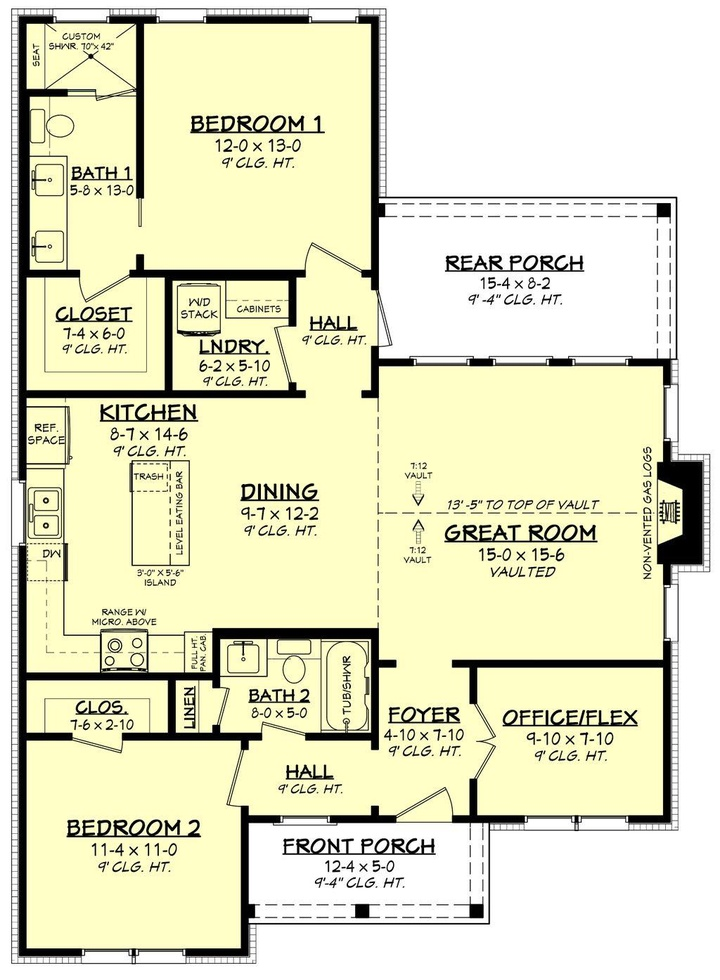
#> input picture data/images/test/20_15.jpg, 720 x 980 px, shrunk from 1024 x 1395 before the run; its folder holds only this picture in this run
$ python prep_split_and_weaklabels_improved.py --in_dir data/images/test
#> lines starting #> are read from the running program, lines starting #| are printed output that depends on the picture; after the words box and inside, x2 and y2 are one past the last pixel; in counts of white or black regions, pixels touching at a corner belong together; pictures that were not available may be replaced by others from this repository, and a replacement may not be noted
#!/usr/bin/env python3
"""
Usage:
  python prep_split_and_weaklabels.py \
      --in_dir "/path/to/your/plans" \
      --out_root "./data" \
      --val_ratio 0.15 --test_ratio 0.10 \
      --copy            # omit to use symlinks

It will create:
  data/
    images/{train,val,test}/*.png|jpg
    masks/{train,val}/*.png      # weak masks:
                                  # 0 = background
                                  # 1 = walls (lines / shell)
                                  # 4 = rooms (interiors)

NOTE:
  - This script does NOT auto-detect doors/windows.
  - Classes 2 (door) and 3 (window) are reserved for
    future/manual/YOLO annotations.
"""

import os, sys, glob, shutil, random, argparse
from pathlib import Path
import numpy as np
import cv2

SEED = 42
random.seed(SEED)
np.random.seed(SEED)

# -----------------------------------------------------------------------------
# I/O helpers
# -----------------------------------------------------------------------------

def imread_any(p: str) -> np.ndarray:
    img = cv2.imread(p, cv2.IMREAD_COLOR)
    if img is None:
        raise FileNotFoundError(p)
    return img

def ensure_dir(p: str):
    os.makedirs(p, exist_ok=True)

def link_or_copy(src: str, dst: str, do_copy: bool = False):
    ensure_dir(os.path.dirname(dst))
    if do_copy:
        shutil.copy2(src, dst)
    else:
        # symlink; fall back to copy on Windows without perms
        try:
            if os.path.exists(dst):
                os.remove(dst)
            os.symlink(os.path.abspath(src), dst)
        except Exception:
            shutil.copy2(src, dst)

# -----------------------------------------------------------------------------
# Weak mask generation (0,1,4 labels)
# -----------------------------------------------------------------------------

def desaturate_and_clean(img_bgr: np.ndarray) -> np.ndarray:
    """
    Convert color floorplans (beige fills, green trees) or B/W plans
    into a single-channel image with strong, clean edges.

    Returns:
        Lf: uint8, same HxW, "lightness" channel filtered.
    """
    lab = cv2.cvtColor(img_bgr, cv2.COLOR_BGR2LAB)
    L, A, B = cv2.split(lab)
    # Light bilateral to keep edges, reduce texture/noise
    Lf = cv2.bilateralFilter(L, d=7, sigmaColor=50, sigmaSpace=7)
    return Lf

def weak_mask_from_image(img_bgr: np.ndarray) -> np.ndarray:
    """
    Build a WEAK mask from a raw floorplan.

    Output mask (uint8) uses:
      0 = background
      1 = walls / linework (outer & inner)
      4 = room interiors

    Classes 2 and 3 (door/window) are intentionally NOT created here,
    because they usually require explicit annotation or a specialized
    detector. They will be 0 (background) in these weak masks.
    """
    L = desaturate_and_clean(img_bgr)

    # --- 1) Get wall/line candidates via adaptive threshold
    # Invert so walls/lines ≈ white (255), background ≈ 0
    bw = cv2.adaptiveThreshold(
        L, 255,
        cv2.ADAPTIVE_THRESH_GAUSSIAN_C,
        cv2.THRESH_BINARY_INV,
        blockSize=41,
        C=7
    )

    # --- 2) Remove tiny specks; thicken lines
    k = cv2.getStructuringElement(cv2.MORPH_RECT, (3, 3))
    walls = cv2.morphologyEx(bw, cv2.MORPH_CLOSE, k, iterations=2)

    # --- 3) Prepare for interior flood-fill: close gaps in "background"
    inv = cv2.bitwise_not(walls)
    inv_closed = cv2.morphologyEx(
        inv,
        cv2.MORPH_CLOSE,
        np.ones((7, 7), np.uint8),
        iterations=2
    )

    # --- 4) Connected components on closed background → interior blobs
    num_labels, labels = cv2.connectedComponents(inv_closed)

    # --- 5) Build label mask
    mask = np.zeros(L.shape, np.uint8)

    # walls (any pixel with wall line)
    mask[walls > 0] = 1

    # rooms: connected components where there is no wall
    mask[(labels > 0) & (walls == 0)] = 4

    # --- 6) Remove tiny room specks (morph open)
    room_bin = (mask == 4).astype(np.uint8) * 255
    room_bin = cv2.morphologyEx(
        room_bin,
        cv2.MORPH_OPEN,
        np.ones((5, 5), np.uint8),
        iterations=1
    )
    # Where we previously marked 4 but morph-open removed it → set back to 0
    mask[(room_bin == 0) & (mask == 4)] = 0

    # Safety: ensure labels are within [0,4]
    mask = np.clip(mask, 0, 4).astype(np.uint8)

    return mask

# -----------------------------------------------------------------------------
# Train/val/test split
# -----------------------------------------------------------------------------

def split_list(paths, val_ratio, test_ratio):
    paths = sorted(paths)
    random.shuffle(paths)
    n = len(paths)
    n_test = int(round(n * test_ratio))
    n_val  = int(round(n * val_ratio))
    test = paths[:n_test]
    val  = paths[n_test:n_test + n_val]
    train = paths[n_test + n_val:]
    return train, val, test

# -----------------------------------------------------------------------------
# Main
# -----------------------------------------------------------------------------

def main():
    ap = argparse.ArgumentParser()
    ap.add_argument("--in_dir", required=True,
                    help="Folder with your *.png/*.jpg plans")
    ap.add_argument("--out_root", default="data")
    ap.add_argument("--val_ratio", type=float, default=0.15)
    ap.add_argument("--test_ratio", type=float, default=0.10)
    ap.add_argument("--copy", action="store_true",
                    help="Copy files instead of symlink")
    args = ap.parse_args()

    # Collect images
    imgs = []
    exts = (".png", ".jpg", ".jpeg", ".bmp", ".tif", ".tiff")
    for p in glob.glob(os.path.join(args.in_dir, "**/*"), recursive=True):
        if p.lower().endswith(exts):
            imgs.append(p)

    if not imgs:
        print("No images found in", args.in_dir)
        sys.exit(1)

    train, val, test = split_list(imgs, args.val_ratio, args.test_ratio)
    print(f"Found {len(imgs)} images → "
          f"train={len(train)} val={len(val)} test={len(test)}")

    # Create folder structure
    out_img = {
        "train": f"{args.out_root}/images/train",
        "val":   f"{args.out_root}/images/val",
        "test":  f"{args.out_root}/images/test",
    }
    out_msk = {
        "train": f"{args.out_root}/masks/train",
        "val":   f"{args.out_root}/masks/val",
    }
    for p in list(out_img.values()) + list(out_msk.values()):
        ensure_dir(p)

    # Place images
    for split, paths in [("train", train), ("val", val), ("test", test)]:
        for src in paths:
            dst = os.path.join(out_img[split], Path(src).name)
            link_or_copy(src, dst, args.copy)

    # Generate weak masks for train/val (not for test)
    for split, paths in [("train", train), ("val", val)]:
        print(f"[{split}] generating weak masks…")
        for src in paths:
            img = imread_any(src)
#> in imread_any, img is the input picture: shape (980, 720, 3); mean B, G, R 198.3, 227.9, 228
            mask = weak_mask_from_image(img)
#> in desaturate_and_clean, `lab = cv2.cvtColor(img_bgr, cv2.COLOR_BGR2LAB)`: lab: shape (980, 720, 3); mean of channels 0, 1, 2 226.9, 123.3, 142.4
#> in desaturate_and_clean, `L, A, B = cv2.split(lab)`:
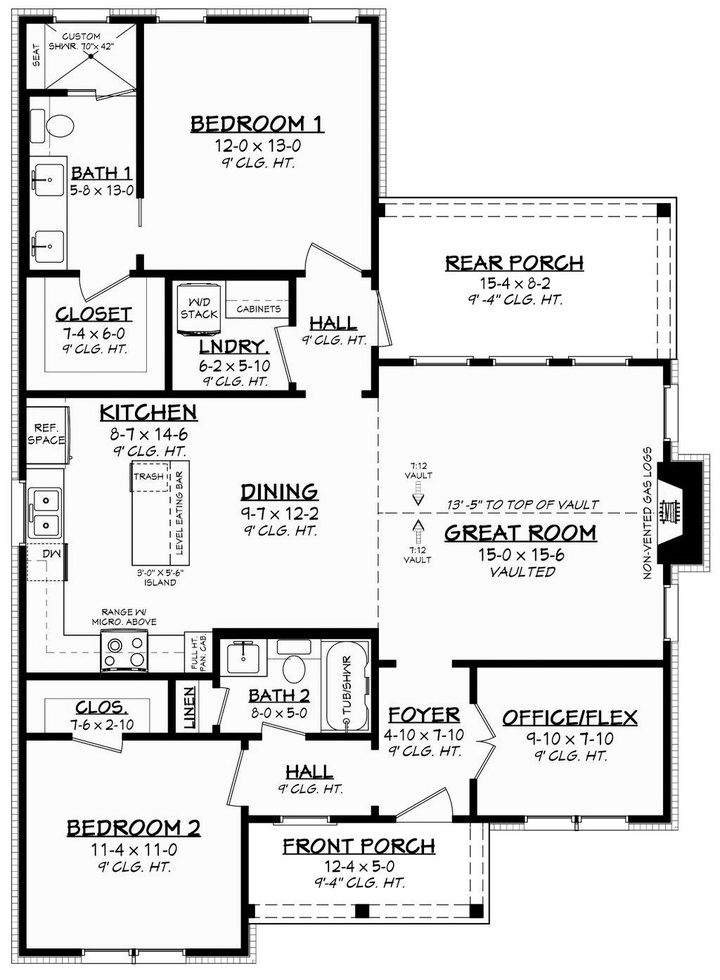
#> L: shape (980, 720); min 0, max 255, mean 226.9
#> in desaturate_and_clean, `L, A, B = cv2.split(lab)`:
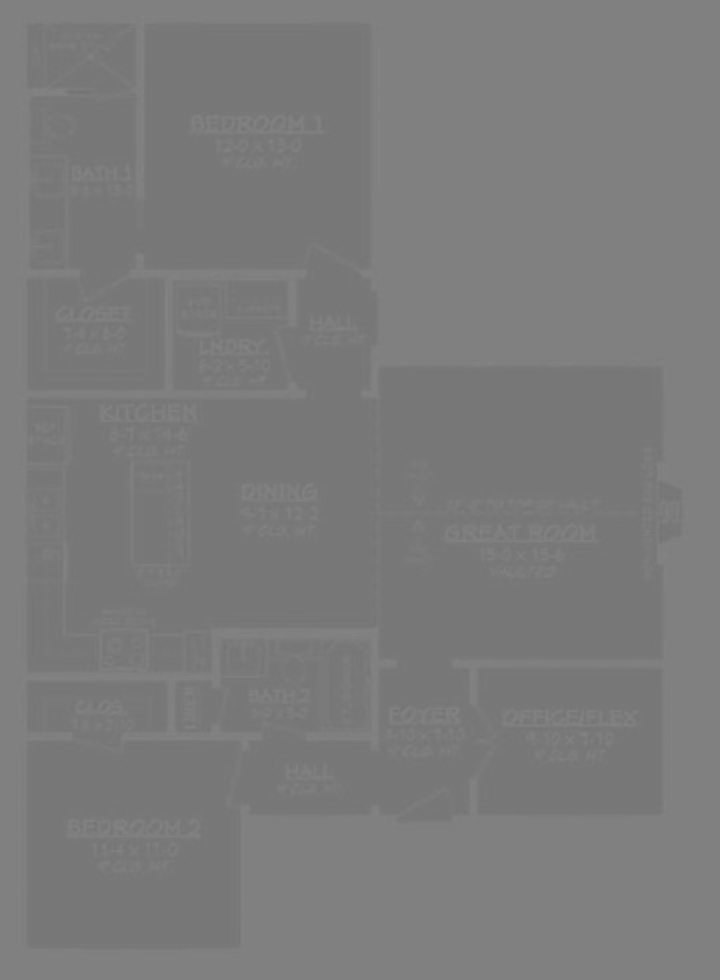
#> A: shape (980, 720); min 116, max 133, mean 123.3
#> in desaturate_and_clean, `L, A, B = cv2.split(lab)`:
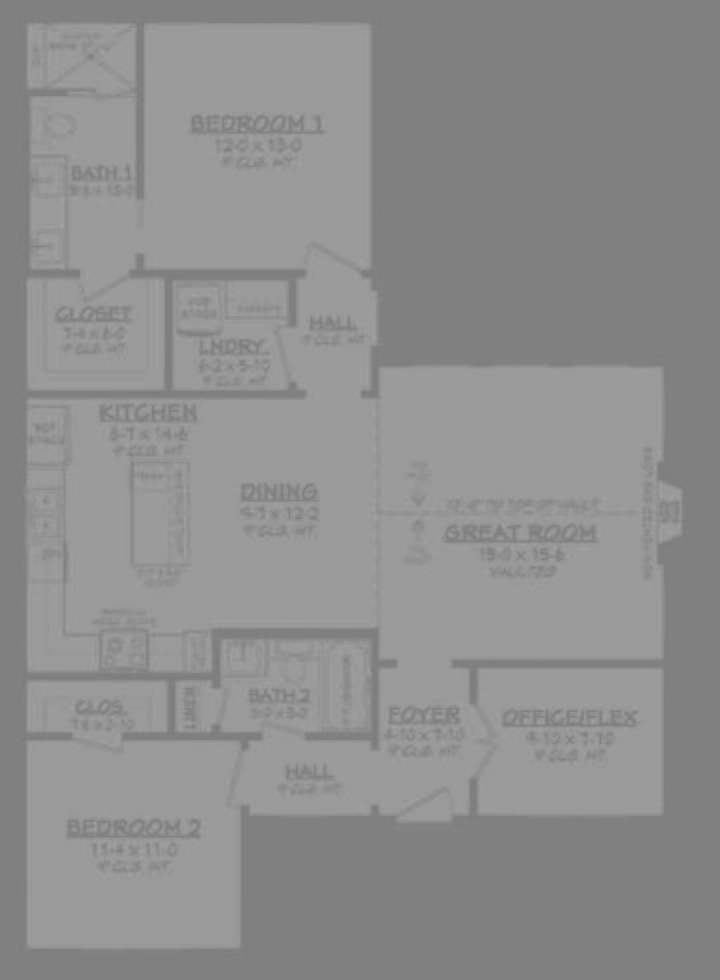
#> B: shape (980, 720); min 122, max 162, mean 142.4
#> in weak_mask_from_image, `bw = cv2.adaptiveThreshold( L, 255, cv2.ADAPTIVE_THRESH_GAUSSIAN_C, cv..`:
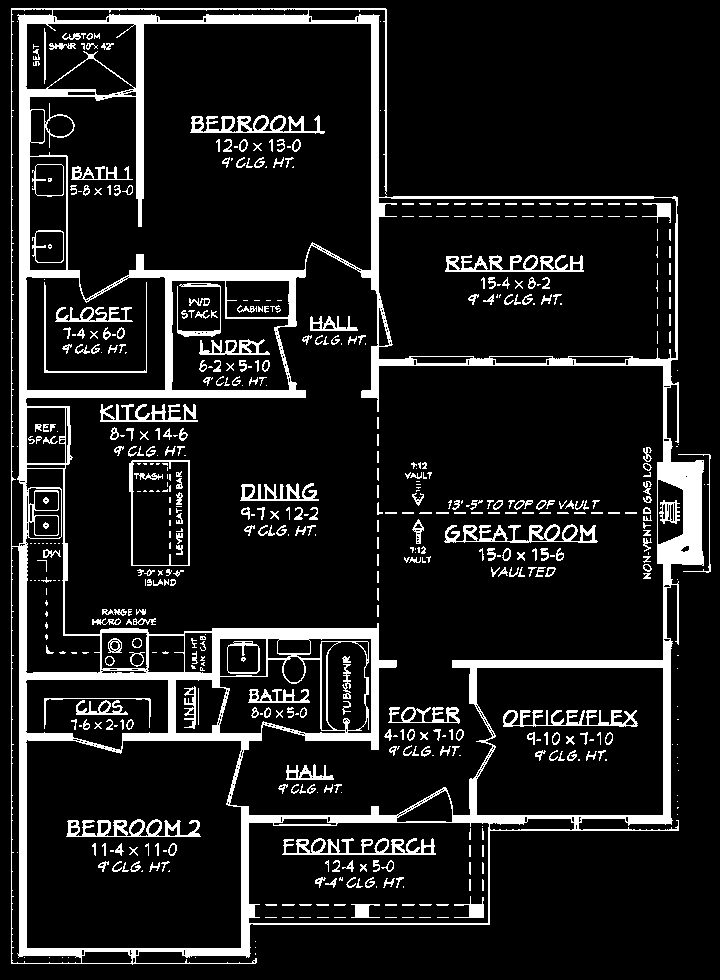
#> bw: shape (980, 720); 11.9% white; 561 white regions (210 under 20 px), largest, box (x1, y1, x2, y2) and area: (11, 8, 704, 965) 54889, (444, 524, 598, 543) 1250, (282, 838, 436, 855) 1211
#> in weak_mask_from_image, `walls = cv2.morphologyEx(bw, cv2.MORPH_CLOSE, k, iterations=2)`:
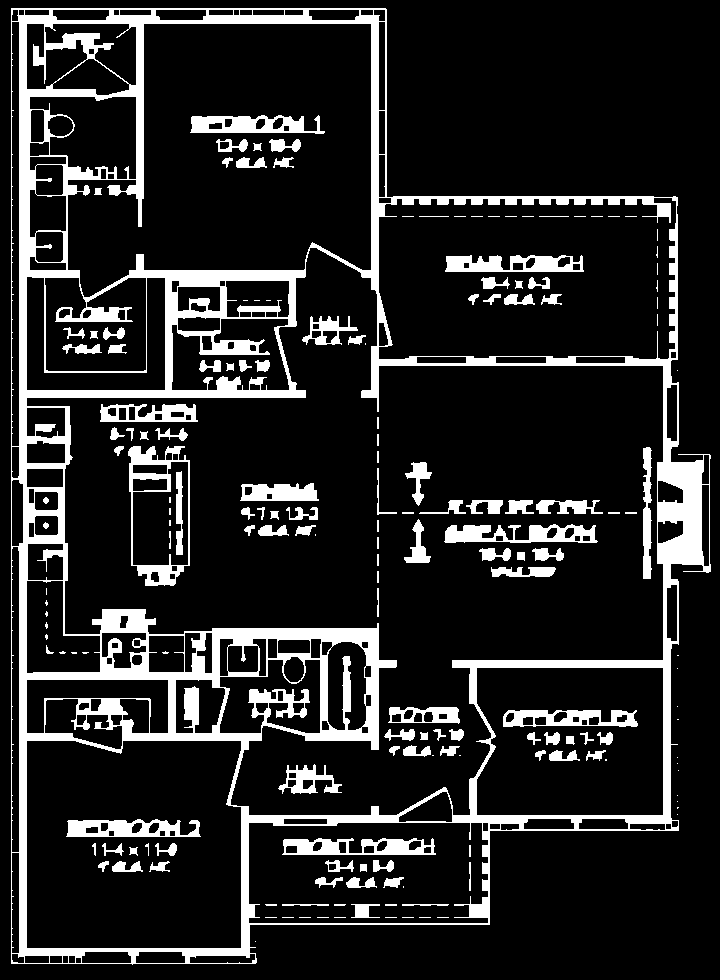
#> walls: shape (980, 720); 14.8% white; 175 white regions (59 under 20 px), largest, box (x1, y1, x2, y2) and area: (11, 8, 711, 965) 73778, (128, 446, 190, 586) 2182, (444, 524, 598, 543) 1803
#> in weak_mask_from_image, `inv_closed = cv2.morphologyEx( inv, cv2.MORPH_CLOSE, np.ones((7, 7), n..`:
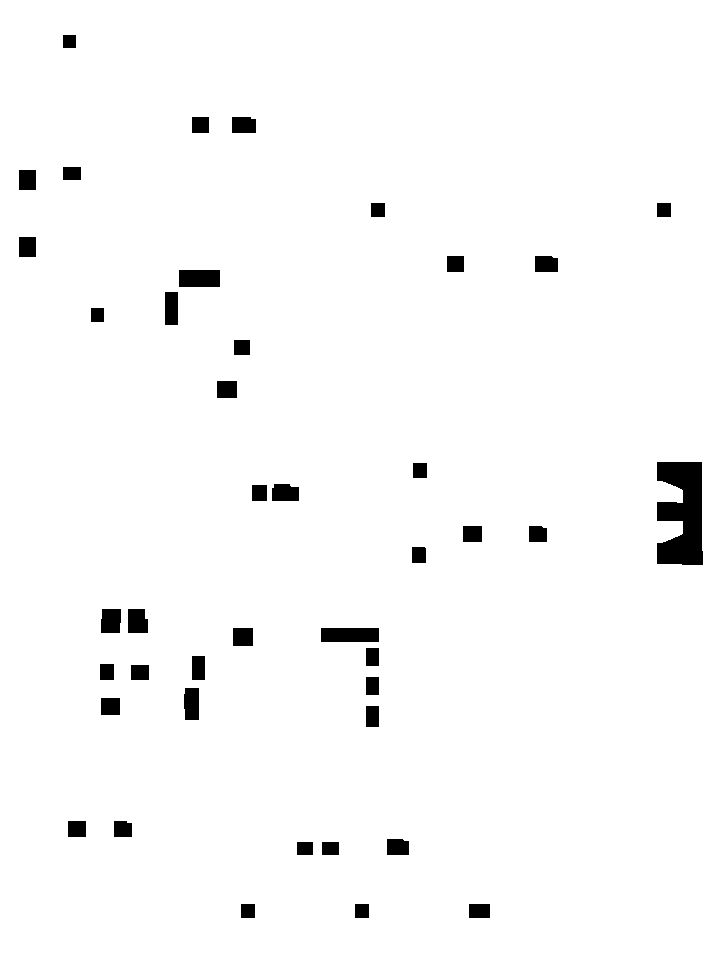
#> inv_closed: shape (980, 720); 97.7% white; 42 black regions, largest, box (x1, y1, x2, y2) and area: (657, 462, 703, 565) 3681, (321, 628, 379, 642) 812, (179, 270, 220, 287) 697
#> in weak_mask_from_image, `num_labels, labels = cv2.connectedComponents(inv_closed)`: num_labels = 2
            dst = os.path.join(
                out_msk[split],
                Path(src).with_suffix(".png").name
            )
            cv2.imwrite(dst, mask)

    # Quick sanity check: unique labels per split
    for split in ["train", "val"]:
        uniq_all = set()
        for ip in glob.glob(os.path.join(out_img[split], "*.*")):
            mpath = os.path.join(
                out_msk[split],
                Path(ip).with_suffix(".png").name
            )
            if not os.path.exists(mpath):
                continue
            m = cv2.imread(mpath, cv2.IMREAD_GRAYSCALE)
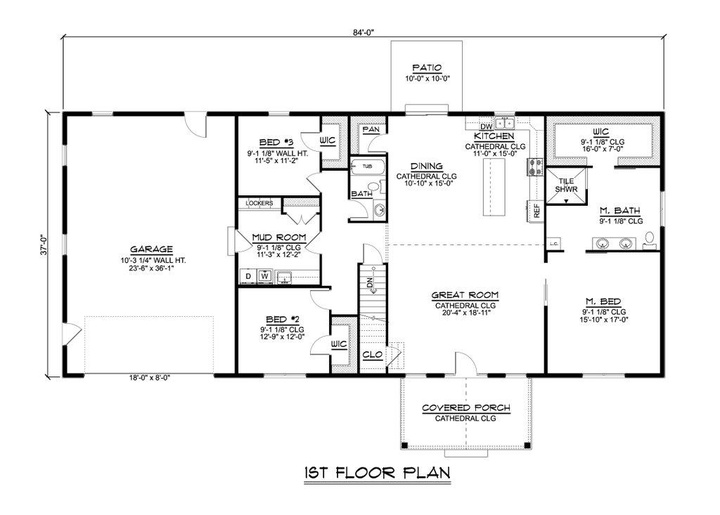
#> input picture data/images/train/10_3.jpg, 720 x 515 px, shrunk from 1024 x 733 before the run, given in place of 10_3.png, which was not available
#> m is the input picture: shape (515, 720); min 0, max 255, mean 241.8
            if m is None:
                continue
            uniq = np.unique(m)
#> uniq = 256 values from 0 to 255
            uniq_all.update(uniq.tolist())
        print(f"[{split}] unique labels across masks: {sorted(uniq_all)}")

    print(f"\nDone. Data root ready at: {args.out_root}")
    print("Layout:")
    print("  images/train, images/val, images/test")
    print("  masks/train (weak), masks/val (weak)")
    print("Classes present in these masks: 0=bg, 1=wall, 4=room")
    print("Classes 2 (door) & 3 (window) are reserved for future annotations.")

if __name__ == "__main__":
    main()
